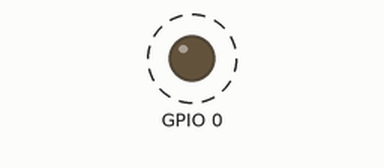
Recording of a program running on a simulated ESP32 board running MicroPython. Parts: output pins drawn as LEDs (lit = HIGH). Dashed ring = blinking.

Above: at 0.5 s.
Timing chart, 0 to 4.6 s (numbered marks = the images above):
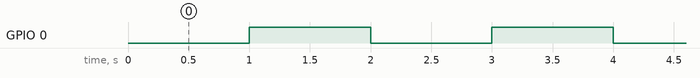

Measured:
- by itself, GPIO 0: alternates HIGH for 1.0 s and LOW for 1.0 s

The program:

project.py
```python
from machine import Pin
import time

led_pin = [0]
leds = []  # 存储管脚控制对象的列表

# for i in led_pin:
#     leds.append(Pin(i,Pin.OUT))  #配置OUT端口模式
# 推导式写法
Pin(0,Pin.OUT)
while True:
    # 依次点亮LED灯
    Pin(0,Pin.OUT).value(0)
    time.sleep(1)
    Pin(0,Pin.OUT).value(1)
    time.sleep(1)
```
